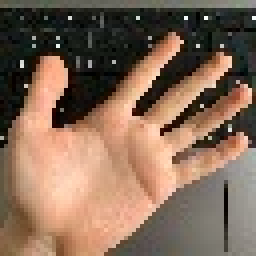
#> input picture cropped.jpg, 64 x 64 px (shown 4 times larger)
$ python skin_segmentation.py
#> lines starting #> are read from the running program, lines starting #| are printed output that depends on the picture; after the words box and inside, x2 and y2 are one past the last pixel; in counts of white or black regions, pixels touching at a corner belong together
#> further down, image is the input picture: shape (64, 64, 3); mean B, G, R 86.8, 105.6, 132
import cv2
import numpy as np
from PIL import Image


def rgb_to_ycrcb(image):
    rows, cols, channels = image.shape
#> rows = 64; cols = 64; channels = 3

    ycrcb_image = np.zeros((rows, cols, channels), dtype=np.float32)

    for i in range(rows):
        for j in range(cols):
            r, g, b = image[i, j]

            y = 0.299 * r + 0.587 * g + 0.114 * b
            cr = -0.168736 * r - 0.331264 * g + 0.5 * b + 128
            cb = 0.5 * r - 0.418688 * g - 0.081312 * b + 128

            ycrcb_image[i, j] = [y, cr, cb]
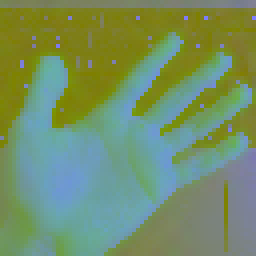
#> ycrcb_image: shape (64, 64, 3) float32 (shown 4 times larger); mean B, G, R 103, 144.4, 116.5

    return ycrcb_image.astype(np.uint8)

def skin_segmentation(ycrcb_image):
    lower_skin = np.array([0, 140, 80], dtype=np.uint8)
    upper_skin = np.array([255, 170, 130], dtype=np.uint8)

    skin_mask = cv2.inRange(ycrcb_image, lower_skin, upper_skin)
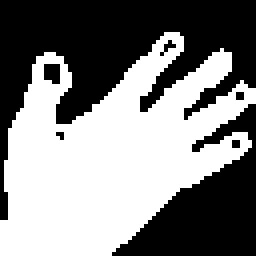
#> skin_mask: shape (64, 64) (shown 4 times larger); 51% white; 7 black regions (5 under 20 px), largest, box (x1, y1, x2, y2) and area: (0, 0, 64, 55) 1358, (28, 26, 64, 64) 615
    # segmented_skin = cv2.bitwise_and(ycrcb_image, ycrcb_image, mask=skin_mask)

    return skin_mask


def median_filter(segmented_skin, ksize=3):
#> called with ksize = 3
    filtered_skin = cv2.medianBlur(segmented_skin, ksize)
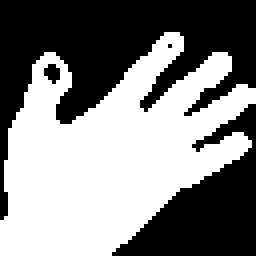
#> filtered_skin: shape (64, 64) (shown 4 times larger); 51.5% white; 4 black regions (2 under 20 px), largest, box (x1, y1, x2, y2) and area: (0, 0, 64, 55) 1358, (28, 26, 64, 64) 615
    return filtered_skin

def draw_mass_center_lines(image, skin_mask):
    # Calculate the geometric moments
    moments = cv2.moments(skin_mask)
#> moments = moments, m00 537540, centre m10/m00, m01/m00 = (27.53, 38.27)

    # Calculate the mass center coordinates
    mass_center_x = int(moments["m10"] / moments["m00"])
#> mass_center_x = 27
    mass_center_y = int(moments["m01"] / moments["m00"])
#> mass_center_y = 38

    colored_image = cv2.cvtColor(image, cv2.COLOR_GRAY2BGR)

    # Draw horizontal and vertical lines through the mass center
    colored_image = cv2.line(colored_image, (mass_center_x, 0), (mass_center_x, image.shape[0] - 1), (0, 255, 0), 2)
    colored_image = cv2.line(colored_image, (0, mass_center_y), (image.shape[1] - 1, mass_center_y), (0, 255, 0), 2)
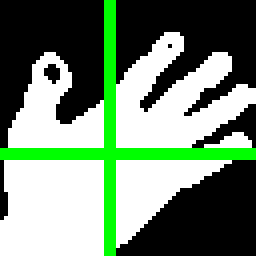
#> colored_image: shape (64, 64, 3) (shown 4 times larger); mean B, G, R 113.2, 136.6, 113.2

    return colored_image


input_image_path = "cropped.jpg"

# Read the input image
image = cv2.imread(input_image_path)

# Resize the image to 64x64
# image = cv2.resize(image, (64, 64))

# Convert the image to YCrCb format
ycrcb_image = rgb_to_ycrcb(image)

# Save the converted image
cv2.imwrite("ycrcb_image.jpg", ycrcb_image)

segmented_skin = skin_segmentation(ycrcb_image)

cv2.imwrite("segmented_skin.jpg", segmented_skin)

filtered_skin = median_filter(segmented_skin)

cv2.imwrite("filtered_skin.jpg", filtered_skin)

output_image = filtered_skin

output_image = draw_mass_center_lines(output_image, filtered_skin)

cv2.imwrite("center_lines.jpg", output_image)

# Open the JPG image
input_image = Image.open("center_lines.jpg")
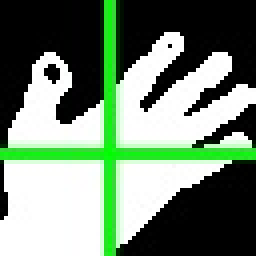
#> input_image: PIL image 64x64 RGB (shown 4 times larger); mean R, G, B 114, 134.9, 114.1

# Save the image in PPM format
input_image.save("center_lines.ppm", "PPM")
